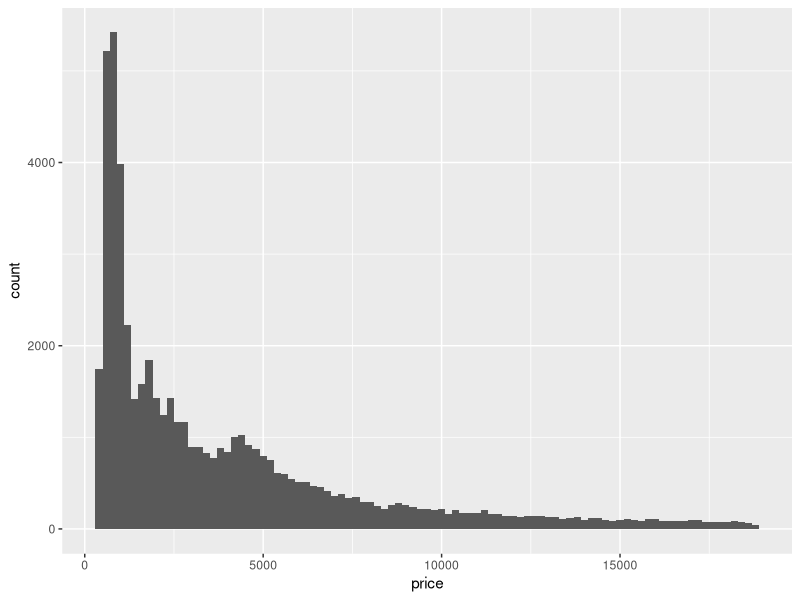
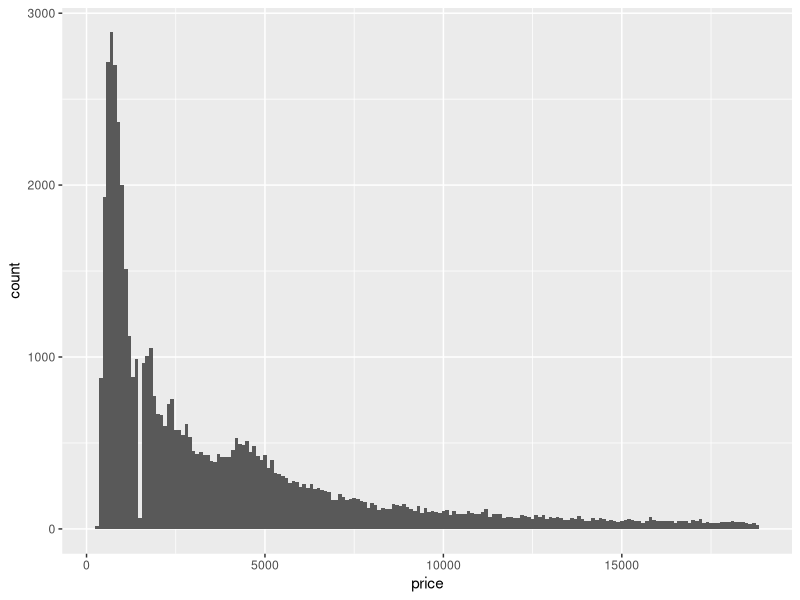
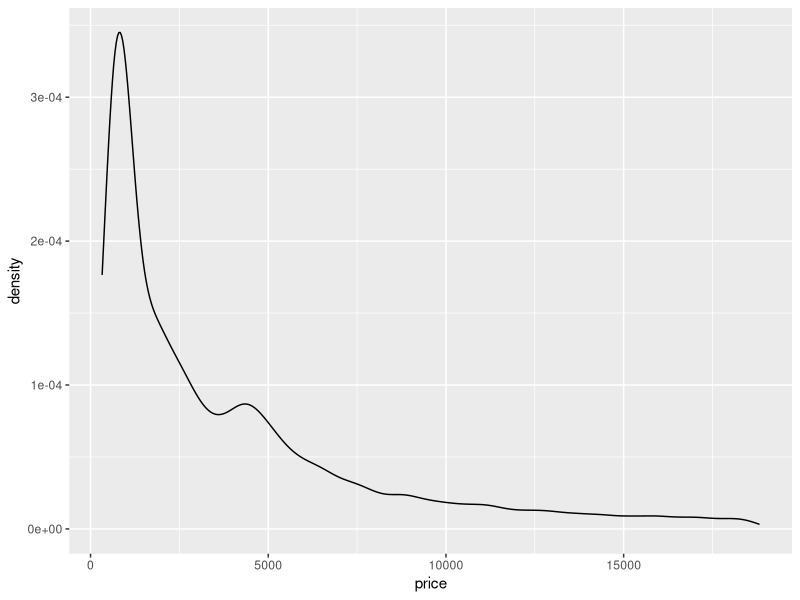
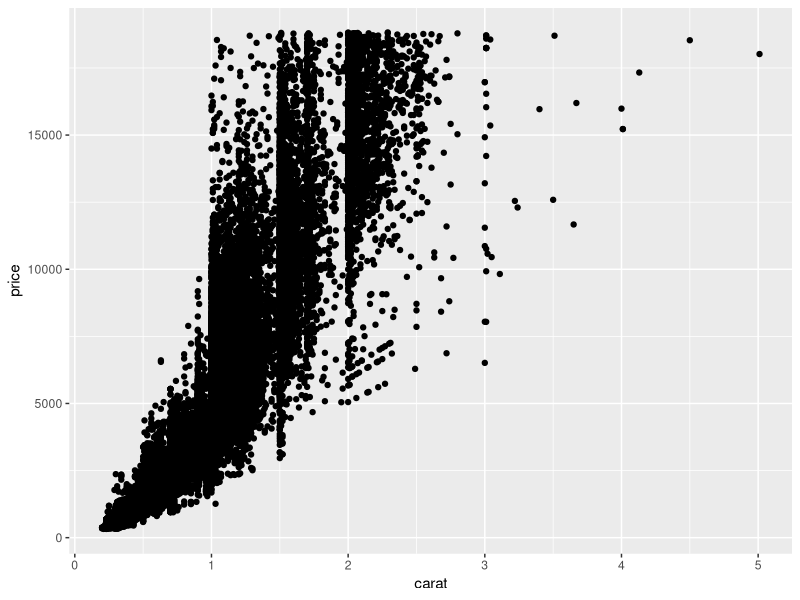
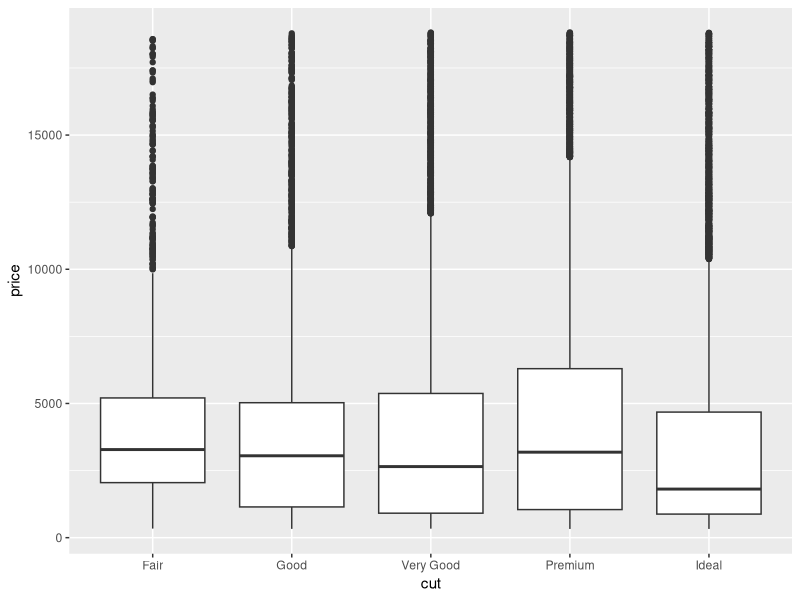
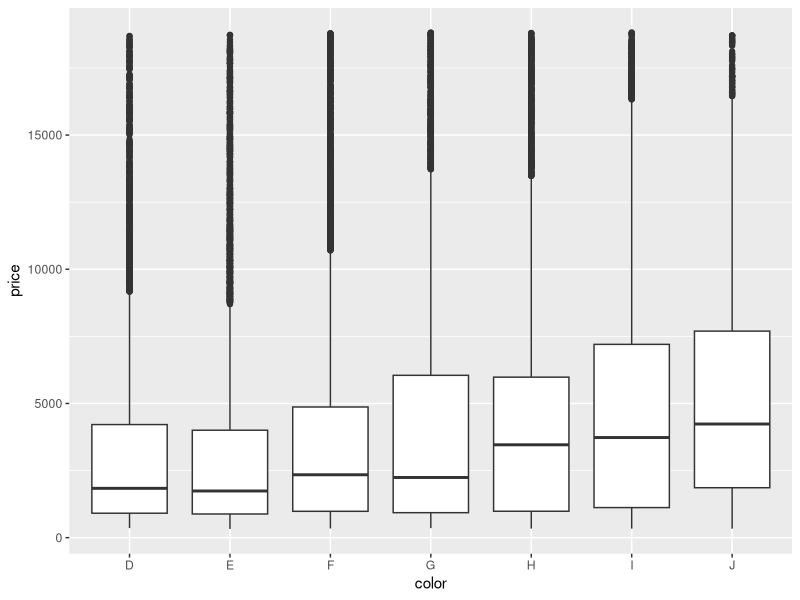
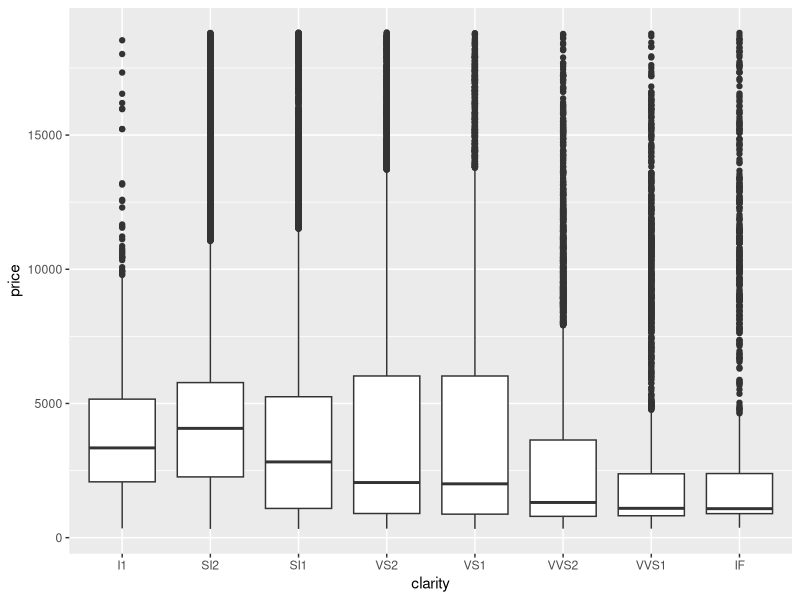
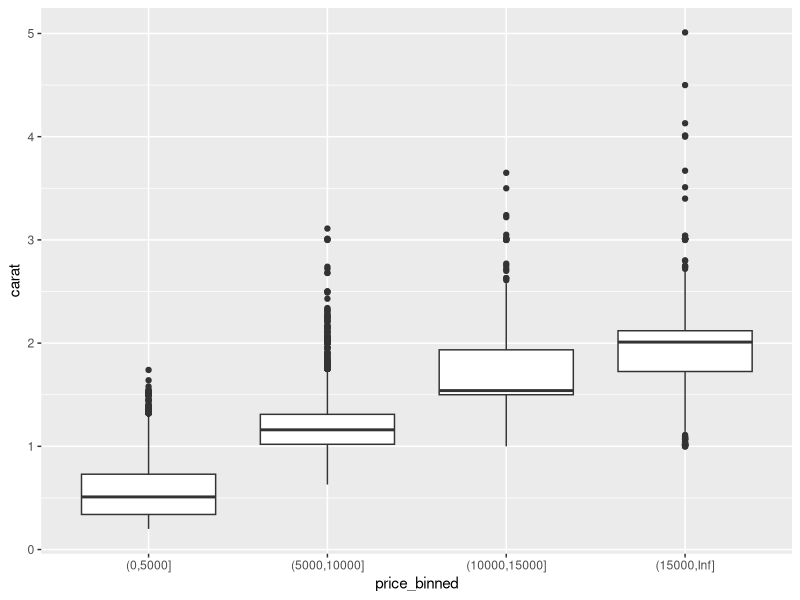

Recreate these plots in R, in order.
## ---- chunk 1
knitr::opts_chunk$set(echo = TRUE)
## ---- chunk 2
library(tidyverse)
?diamonds
## ---- chunk 3
summary(diamonds$price)

diamonds %>% 
  ggplot(aes(price)) +
  geom_histogram(binwidth = 200)

diamonds %>% 
  ggplot(aes(price)) +
  geom_histogram(binwidth = 100)

diamonds %>% 
  ggplot(aes(price)) +
  geom_density()

## ---- chunk 4
ggplot(diamonds) + 
  geom_point(aes(x = carat,     y = price))
ggplot(diamonds) + 
  geom_boxplot(aes(x = cut,     y = price))
ggplot(diamonds) + 
  geom_boxplot(aes(x = color,   y = price))
ggplot(diamonds) + 
  geom_boxplot(aes(x = clarity, y = price))
## ---- chunk 5
diamonds %>% 
  mutate(price_binned = cut(price, breaks = c(seq(0, max(price), 5000), Inf),
                            dig.lab = 10)) %>% 
  ggplot() +
  geom_boxplot(aes(price_binned, carat))

diamonds %>% 
  mutate(price_binned = cut(price, breaks = c(seq(0, max(price), 5000), Inf),
                            dig.lab = 10)) %>% 
  ggplot() +
  geom_histogram(aes(carat)) +
  facet_wrap(~ price_binned)
